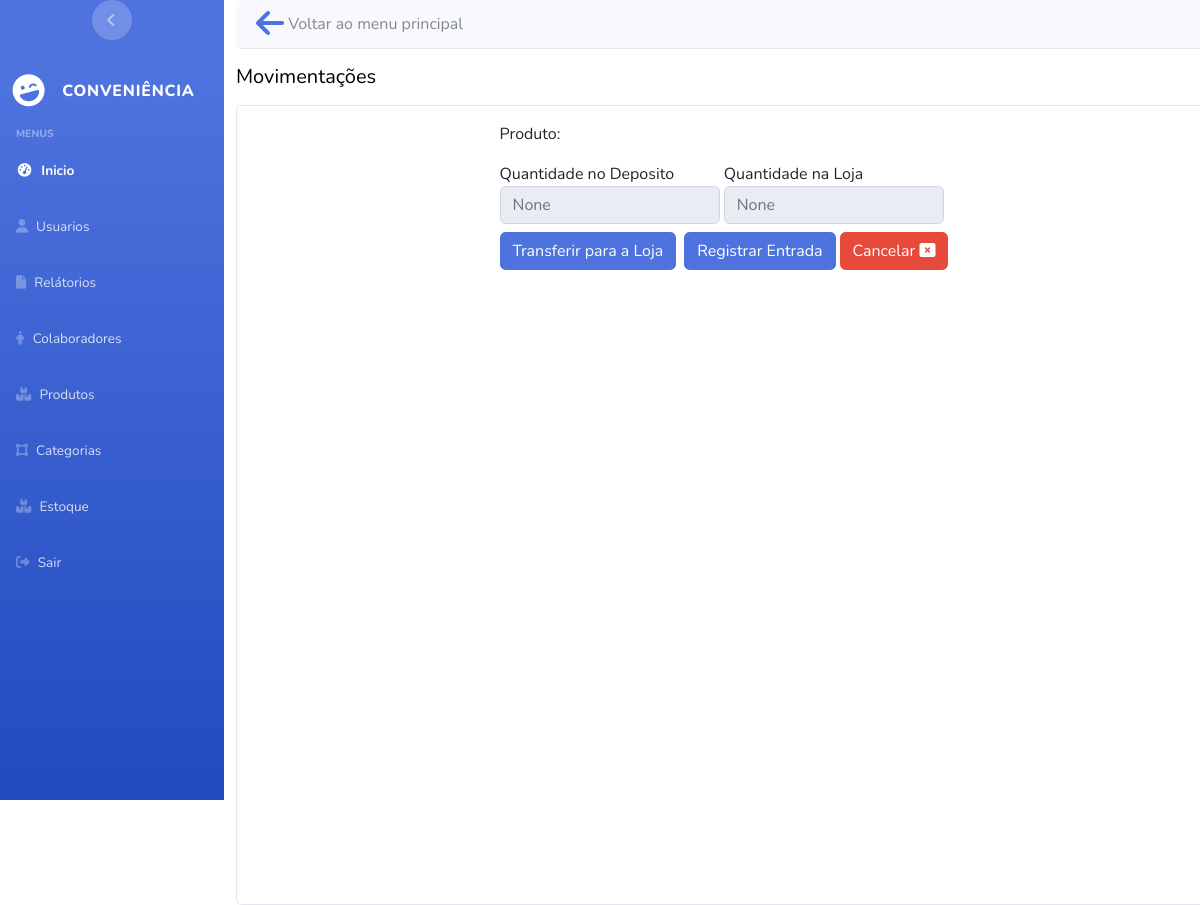
Page /product/product_movement/4/ (signed in) on the earlier database version.
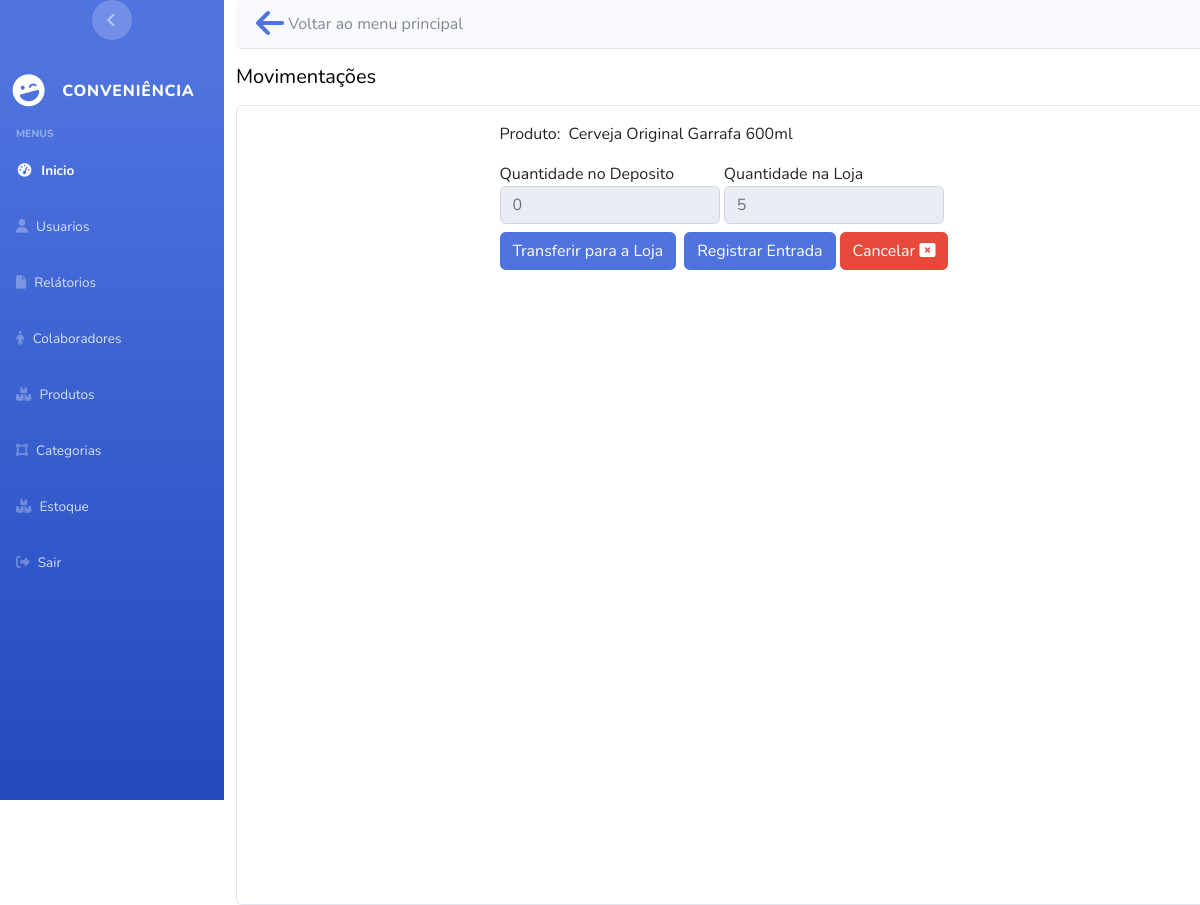
Same page on the later database version.
### apps/Product/models.py (models this page shows, shortened)
class Product(models.Model):
    name = models.CharField(max_length=50,unique=True)
    code_bar = models.CharField(max_length=16,unique=True)
    price = models.DecimalField(decimal_places=2,max_digits=5)
    active = models.IntegerField(default=status_type.Ativo ,choices=status_type.choices)
    category = models.ForeignKey(Category,on_delete=models.DO_NOTHING)

### apps/Product/views.py (the view)
# urls.py: path("product_movement/<int:id>/",views.product_movement,name="product_movement"),
@user_passes_test(lambda user: user.is_superuser or user.is_staff,login_url='user:page_not_found')
@login_required(login_url="login_system")
def product_movement(request,id):
    try:
        warehouse_quatity,storeStock_quatity = None, None
        product_category,product_selected = None, None
        if request.method == "GET":
            product_selected = Product.objects.get(id=id)
            storeStock_quatity = StoreStock.objects.get(product=product_selected).stock_quantity
            warehouse_quatity = Warehouse.objects.get(product=product_selected).stock_quantity
            product_category = str(product_selected.category)
    except Exception as e:
        print(f"Exceção lançada ao listar estoques do produto -  {e}")
    return render(request,'product/product movement.html',{
                                                           'product':product_selected,
                                                           'product_category':product_category,
                                                           'warehouse_quatity':warehouse_quatity,
                                                           'storeStock_quatity':storeStock_quatity
                                                          })

### templates/product/product movement.html (shortened to what this page needs)
{% extends 'base.html' %} {% block title %} Cadastro de Produtos {% endblock %}
{% block stylesheets %}{% endblock stylesheets %} {% block content %}
<div class="card-header rounded mb-3">
  <a href="{% url 'product:stock_management'%}">
    <i class="fa-sharp fa-solid fa-arrow-left fa-2xl"></i>
  </a>
  Voltar ao menu principal
</div>
<h5 class="mb-3" style="color: black;">Movimentações</h5>
<div class="card vh-100 d-flex align-items-center ">
  <form method="post">
    <div class="d-flex flex-row mt-3">
      <p>Produto:</p>
      <p class="ms-2">{{product.name}}</p>
    </div>
    <label for="warehouse_quantity">
      Quantidade no Deposito
      <input id="warehouse_quantity" type="text" value="{{ warehouse_quatity }}" class="form-control" disabled="True">
    </label>
    <label for="storeStock_quantity">
      Quantidade na Loja
      <input id="storeStock_quantity" type="text" value="{{ storeStock_quatity }}" class="form-control" disabled="True">
    </label>
    <br />
    <div class="d-flex justify-content-center">
      <input type="button" value="Transferir para a Loja" class="btn btn-primary me-2"
      data-bs-toggle="modal"  data-bs-target="#transfer_to_store" />
      <input type="button" value="Registrar Entrada" class="btn btn-primary"
      data-bs-toggle="modal"  data-bs-target="#entry_stock" />
      <a href="{% url 'product:stock_management'%}" class="btn btn-danger ms-1">
        Cancelar
        <i class="fa-solid fa-rectangle-xmark"></i>
      </a>
    </div>
  </form>
</div>
{% endblock content %} {% block javascripts %}{% endblock javascripts %}

Differences in the rows shown:
added Product: name "Cerveja Original Garrafa 600ml"
Other differences:
form field warehouse_quatity: "None" → "0"
form field storeStock_quatity: "None" → "5"
